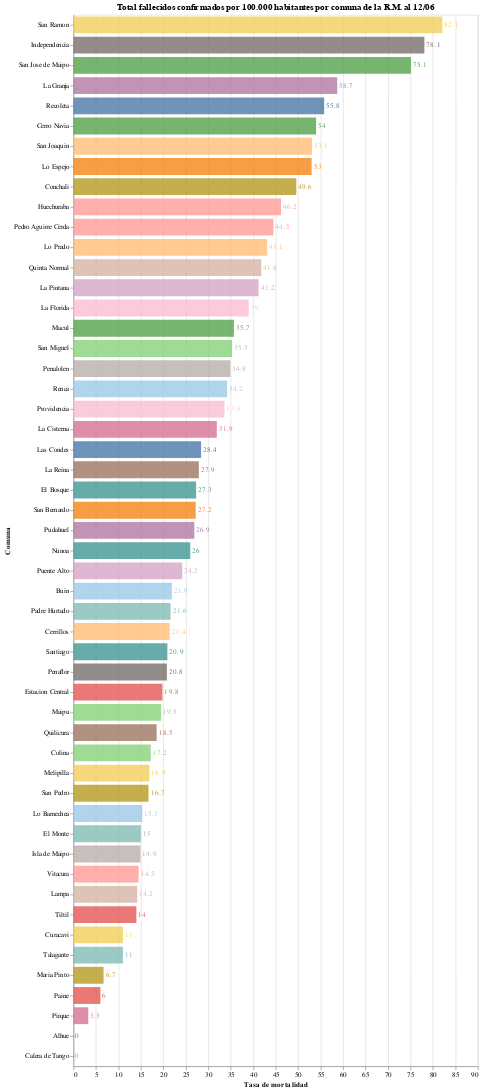

Notebook code cell kept with this figure:
### Code cell
#hide_input
bars = alt.Chart(county_deaths_RM.drop("Total").reset_index()).mark_bar(opacity=0.8, size=25).encode(
    x = alt.X('Tasa de mortalidad'),
    y = alt.Y('Comuna', sort='-x'),
    tooltip = ['Comuna', 'Poblacion', 'Fallecidos confirmados', 'Tasa de mortalidad'],
    color = alt.Color('Comuna', scale=alt.Scale(scheme='tableau20'), legend=None),
)

text = bars.mark_text(
    align='left',
    baseline='middle',
    dx=3  # Nudges text to the right so it doesn't appear on top of the bar
).encode(
    text=alt.Text('Tasa de mortalidad')
)

bars.properties(
    title = f"Total fallecidos confirmados por 100.000 habitantes por comuna de la R.M. al {pd.to_datetime(last_date).strftime('%d/%m')}",
    width = 600,
    height = alt.Step(30)
) + text

### Figure 1 — Vega-Lite specification as saved in the notebook (floating-point values rounded to 4 significant figures)
{"config": {"view": {"continuousWidth": 400, "continuousHeight": 300}}, "layer": [{"mark": {"type": "bar", "opacity": 0.8, "size": 25}, "encoding": {"color": {"type": "nominal", "field": "Comuna", "legend": null, "scale": {"scheme": "tableau20"}}, "tooltip": [{"type": "nominal", "field": "Comuna"}, {"type": "quantitative", "field": "Poblacion"}, {"type": "quantitative", "field": "Fallecidos confirmados"}, {"type": "quantitative", "field": "Tasa de mortalidad"}], "x": {"type": "quantitative", "field": "Tasa de mortalidad"}, "y": {"type": "nominal", "field": "Comuna", "sort": "-x"}}, "height": {"step": 30}, "title": "Total fallecidos confirmados por 100.000 habitantes por comuna de la R.M. al 12/06", "width": 600}, {"mark": {"type": "text", "align": "left", "baseline": "middle", "dx": 3}, "encoding": {"color": {"type": "nominal", "field": "Comuna", "legend": null, "scale": {"scheme": "tableau20"}}, "text": {"type": "quantitative", "field": "Tasa de mortalidad"}, "tooltip": [{"type": "nominal", "field": "Comuna"}, {"type": "quantitative", "field": "Poblacion"}, {"type": "quantitative", "field": "Fallecidos confirmados"}, {"type": "quantitative", "field": "Tasa de mortalidad"}], "x": {"type": "quantitative", "field": "Tasa de mortalidad"}, "y": {"type": "nominal", "field": "Comuna", "sort": "-x"}}}], "data": {"name": "data-59e8da45a7627b3da9b4ff116681d859"}, "$schema": "https://vega.github.io/schema/vega-lite/v4.8.1.json", "datasets": {"data-59e8da45a7627b3da9b4ff116681d859": [{"Comuna": "Alhue", "Poblacion": 7405.0, "Fallecidos confirmados": 0.0, "Tasa de mortalidad": 0.0}, {"Comuna": "Buin", "Poblacion": 109600.0, "Fallecidos confirmados": 24.0, "Tasa de mortalidad": 21.9}, {"Comuna": "Calera de Tango", "Poblacion": 28520.0, "Fallecidos confirmados": 0.0, "Tasa de mortalidad": 0.0}, {"Comuna": "Cerrillos", "Poblacion": 88960.0, "Fallecidos confirmados": 19.0, "Tasa de mortalidad": 21.4}, {"Comuna": "Cerro Navia", "Poblacion": 142500.0, "Fallecidos confirmados": 77.0, "Tasa de mortalidad": 54.0}, {"Comuna": "Colina", "Poblacion": 180400.0, "Fallecidos confirmados": 31.0, "Tasa de mortalidad": 17.2}, {"Comuna": "Conchali", "Poblacion": 139200.0, "Fallecidos confirmados": 69.0, "Tasa de mortalidad": 49.6}, {"Comuna": "Curacavi", "Poblacion": 36430.0, "Fallecidos confirmados": 4.0, "Tasa de mortalidad": 11.0}, {"Comuna": "El Bosque", "Poblacion": 172000.0, "Fallecidos confirmados": 47.0, "Tasa de mortalidad": 27.3}, {"Comuna": "El Monte", "Poblacion": 40010.0, "Fallecidos confirmados": 6.0, "Tasa de mortalidad": 15.0}, {"Comuna": "Estacion Central", "Poblacion": 206800.0, "Fallecidos confirmados": 41.0, "Tasa de mortalidad": 19.8}, {"Comuna": "Huechuraba", "Poblacion": 112500.0, "Fallecidos confirmados": 52.0, "Tasa de mortalidad": 46.2}, {"Comuna": "Independencia", "Poblacion": 142100.0, "Fallecidos confirmados": 111.0, "Tasa de mortalidad": 78.1}, {"Comuna": "Isla de Maipo", "Poblacion": 40170.0, "Fallecidos confirmados": 6.0, "Tasa de mortalidad": 14.9}, {"Comuna": "La Cisterna", "Poblacion": 100400.0, "Fallecidos confirmados": 32.0, "Tasa de mortalidad": 31.9}, {"Comuna": "La Florida", "Poblacion": 402400.0, "Fallecidos confirmados": 157.0, "Tasa de mortalidad": 39.0}, {"Comuna": "La Granja", "Poblacion": 122600.0, "Fallecidos confirmados": 72.0, "Tasa de mortalidad": 58.7}, {"Comuna": "La Pintana", "Poblacion": 189300.0, "Fallecidos confirmados": 78.0, "Tasa de mortalidad": 41.2}, {"Comuna": "La Reina", "Poblacion": 100300.0, "Fallecidos confirmados": 28.0, "Tasa de mortalidad": 27.9}, {"Comuna": "Lampa", "Poblacion": 126900.0, "Fallecidos confirmados": 18.0, "Tasa de mortalidad": 14.2}, {"Comuna": "Las Condes", "Poblacion": 330800.0, "Fallecidos confirmados": 94.0, "Tasa de mortalidad": 28.4}, {"Comuna": "Lo Barnechea", "Poblacion": 124100.0, "Fallecidos confirmados": 19.0, "Tasa de mortalidad": 15.3}, {"Comuna": "Lo Espejo", "Poblacion": 103900.0, "Fallecidos confirmados": 55.0, "Tasa de mortalidad": 53.0}, {"Comuna": "Lo Prado", "Poblacion": 104400.0, "Fallecidos confirmados": 45.0, "Tasa de mortalidad": 43.1}, {"Comuna": "Macul", "Poblacion": 134600.0, "Fallecidos confirmados": 48.0, "Tasa de mortalidad": 35.7}, {"Comuna": "Maipu", "Poblacion": 578600.0, "Fallecidos confirmados": 113.0, "Tasa de mortalidad": 19.5}, {"Comuna": "Maria Pinto", "Poblacion": 14930.0, "Fallecidos confirmados": 1.0, "Tasa de mortalidad": 6.7}, {"Comuna": "Melipilla", "Poblacion": 141600.0, "Fallecidos confirmados": 24.0, "Tasa de mortalidad": 16.9}, {"Comuna": "Nunoa", "Poblacion": 250200.0, "Fallecidos confirmados": 65.0, "Tasa de mortalidad": 26.0}, {"Comuna": "Padre Hurtado", "Poblacion": 74190.0, "Fallecidos confirmados": 16.0, "Tasa de mortalidad": 21.6}, {"Comuna": "Paine", "Poblacion": 82770.0, "Fallecidos confirmados": 5.0, "Tasa de mortalidad": 6.0}, {"Comuna": "Pedro Aguirre Cerda", "Poblacion": 107800.0, "Fallecidos confirmados": 48.0, "Tasa de mortalidad": 44.5}, {"Comuna": "Penaflor", "Poblacion": 101100.0, "Fallecidos confirmados": 21.0, "Tasa de mortalidad": 20.8}, {"Comuna": "Penalolen", "Poblacion": 266800.0, "Fallecidos confirmados": 93.0, "Tasa de mortalidad": 34.9}, {"Comuna": "Pirque", "Poblacion": 30430.0, "Fallecidos confirmados": 1.0, "Tasa de mortalidad": 3.3}, {"Comuna": "Providencia", "Poblacion": 157700.0, "Fallecidos confirmados": 53.0, "Tasa de mortalidad": 33.6}, {"Comuna": "Pudahuel", "Poblacion": 253100.0, "Fallecidos confirmados": 68.0, "Tasa de mortalidad": 26.9}, {"Comuna": "Puente Alto", "Poblacion": 645900.0, "Fallecidos confirmados": 156.0, "Tasa de mortalidad": 24.2}, {"Comuna": "Quilicura", "Poblacion": 254700.0, "Fallecidos confirmados": 47.0, "Tasa de mortalidad": 18.5}, {"Comuna": "Quinta Normal", "Poblacion": 136400.0, "Fallecidos confirmados": 57.0, "Tasa de mortalidad": 41.8}, {"Comuna": "Recoleta", "Poblacion": 190100.0, "Fallecidos confirmados": 106.0, "Tasa de mortalidad": 55.8}, {"Comuna": "Renca", "Poblacion": 160800.0, "Fallecidos confirmados": 55.0, "Tasa de mortalidad": 34.2}, {"Comuna": "San Bernardo", "Poblacion": 334800.0, "Fallecidos confirmados": 91.0, "Tasa de mortalidad": 27.2}, {"Comuna": "San Joaquin", "Poblacion": 103500.0, "Fallecidos confirmados": 55.0, "Tasa de mortalidad": 53.1}, {"Comuna": "San Jose de Maipo", "Poblacion": 18640.0, "Fallecidos confirmados": 14.0, "Tasa de mortalidad": 75.1}, {"Comuna": "San Miguel", "Poblacion": 133100.0, "Fallecidos confirmados": 47.0, "Tasa de mortalidad": 35.3}, {"Comuna": "San Pedro", "Poblacion": 11950.0, "Fallecidos confirmados": 2.0, "Tasa de mortalidad": 16.7}, {"Comuna": "San Ramon", "Poblacion": 86510.0, "Fallecidos confirmados": 71.0, "Tasa de mortalidad": 82.1}, {"Comuna": "Santiago", "Poblacion": 503100.0, "Fallecidos confirmados": 105.0, "Tasa de mortalidad": 20.9}, {"Comuna": "Talagante", "Poblacion": 81840.0, "Fallecidos confirmados": 9.0, "Tasa de mortalidad": 11.0}, {"Comuna": "Tiltil", "Poblacion": 21480.0, "Fallecidos confirmados": 3.0, "Tasa de mortalidad": 14.0}, {"Comuna": "Vitacura", "Poblacion": 96770.0, "Fallecidos confirmados": 14.0, "Tasa de mortalidad": 14.5}]}}
